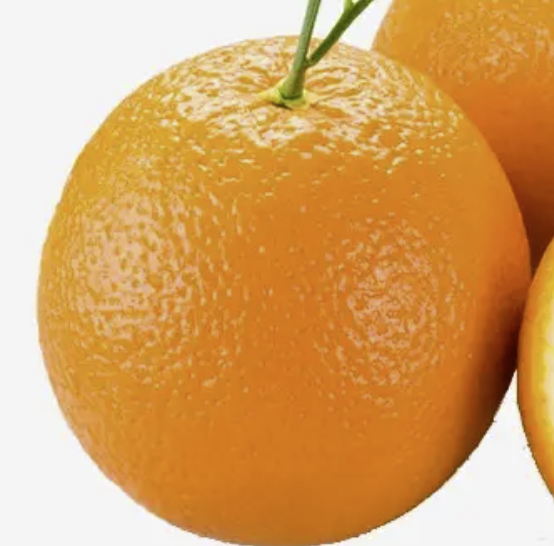
#> input picture opencv-basic/pic/part-orange.jpg, 554 x 546 px
$ python no32-deno.py
#> lines starting #> are read from the running program, lines starting #| are printed output that depends on the picture
'''-计算摄影学图像去噪

cv2.fastNlMeansDenoising() 使用对象为灰度图。
cv2.fastNlMeansDenoisingColored() 使用对象为彩色图。
cv2.fastNlMeansDenoisingMulti() 适用于短时间的图像序列（灰度图像）。
cv2.fastNlMeansDenoisingColoredMulti() 适用于短时间的图像序列（彩色图像）。
'''
import cv2
from matplotlib import pyplot as plt

img = cv2.imread("pic/part-orange.jpg")
#> img is the input picture: shape (546, 554, 3); mean B, G, R 99.3, 162.1, 214.5
dst = cv2.fastNlMeansDenoisingColored(img,None,10,10,7,21)
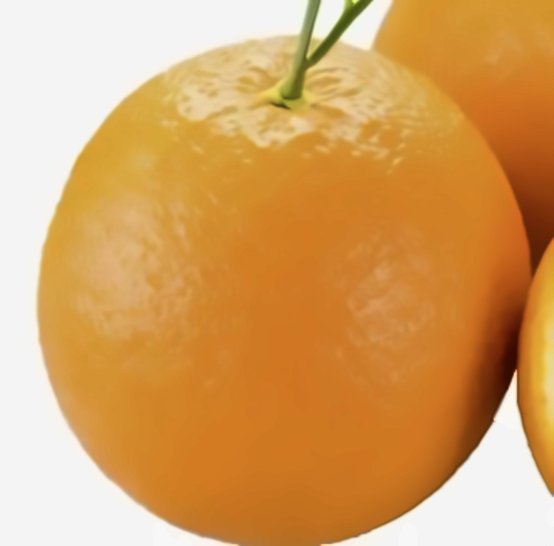
#> dst: shape (546, 554, 3); mean B, G, R 98.1, 161.5, 214.3

plt.subplot(121),plt.imshow(img)
plt.subplot(122),plt.imshow(dst)
plt.show()
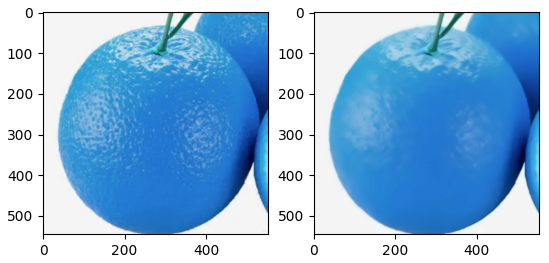
#> figure drawn by matplotlib, 2 panels; B, G, R data is drawn as R, G, B
